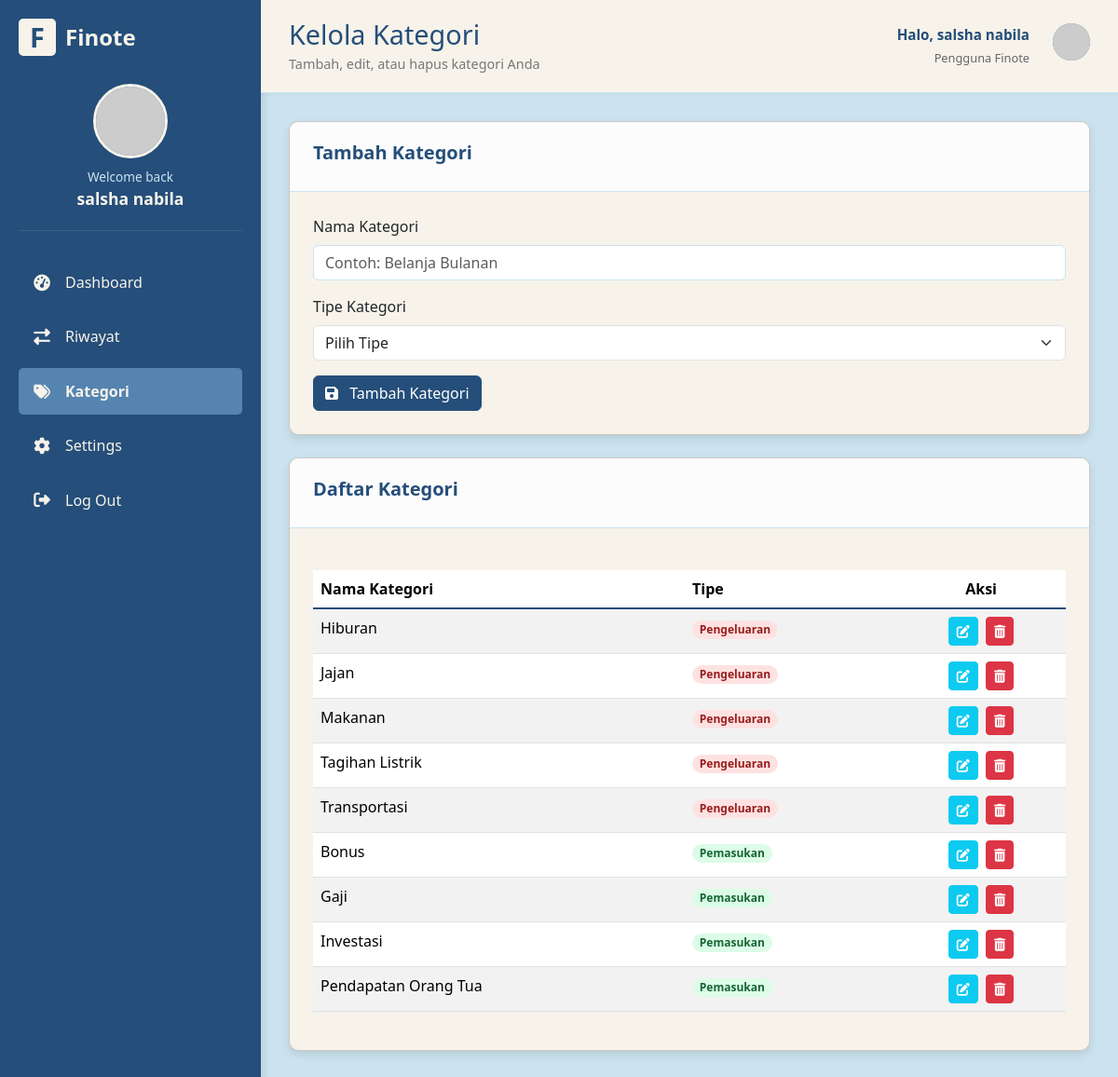
/categories.php (signed in), run on the app's committed database.
### tables this page shows
CREATE TABLE `categories` (
  `id` int UNSIGNED NOT NULL,
  `user_id` int UNSIGNED DEFAULT NULL,
  `name` varchar(100) NOT NULL,
  `type` enum('income','expense') NOT NULL,
  `created_at` timestamp NULL DEFAULT CURRENT_TIMESTAMP
);

### categories.php (the view, shortened to what this page needs)
<?php
require_once 'config.php';
$user_id = $_SESSION['id'];
$username = $_SESSION['username'];
$edit_id = null;
$current_category_name = '';
$categories_list = [];
$sql_list = "SELECT id, name, type FROM categories WHERE user_id = ? OR user_id IS NULL ORDER BY type DESC, name ASC";
if ($stmt_list = $conn->prepare($sql_list)) {
    $stmt_list->bind_param('i', $user_id);
    $stmt_list->execute();
    $result_list = $stmt_list->get_result();
    while ($row_list = $result_list->fetch_assoc()) {
        $categories_list[] = $row_list;
    }
}
?>
<!DOCTYPE html>
<html lang="id">
<head>
    <link href="https://cdn.jsdelivr.net/npm/bootstrap@5.3.3/dist/css/bootstrap.min.css" rel="stylesheet">
    <link rel="stylesheet" href="https://cdnjs.cloudflare.com/ajax/libs/font-awesome/6.5.2/css/all.min.css" />
</head>
<body>
    <div class="sidebar">
        <div class="logo">
            <div class="logo-icon">F</div>
            <span>Finote</span>
        </div>
        <div class="profile">
            <div class="avatar">
                <img src="https://www.gravatar.com/avatar/<?php echo md5(strtolower(trim($username))); ?>?d=identicon&s=80" alt="Profile">
            </div>
            <span class="welcome">Welcome back</span>
            <span class="name"><?php echo htmlspecialchars($username); ?></span>
        </div>
        <ul class="menu">
            <li class="menu-item">
                <a href="dashboard.php">
                    <span class="menu-icon"><i class="fas fa-tachometer-alt"></i></span>
                    <span>Dashboard</span>
                </a>
            </li>
            <li class="menu-item">
                <a href="transaction_history.php">
                    <span class="menu-icon"><i class="fas fa-exchange-alt"></i></span>
                    <span>Riwayat</span>
                </a>
            </li>
            <li class="menu-item active">
                <a href="categories.php">
                    <span class="menu-icon"><i class="fas fa-tags"></i></span>
                    <span>Kategori</span>
                </a>
            </li>
            <li class="menu-item">
                <a href="settings.php">
                    <span class="menu-icon"><i class="fas fa-cog"></i></span>
                    <span>Settings</span>
                </a>
            </li>
            <li class="menu-item">
                <a href="logout.php">
                    <span class="menu-icon"><i class="fas fa-sign-out-alt"></i></span>
                    <span>Log Out</span>
                </a>
            </li>
        </ul>
    </div>
    <div class="main-content">
        <div class="header">
            <div class="title">
                <h1>Kelola Kategori</h1>
                <div class="subtitle">Tambah, edit, atau hapus kategori Anda</div>
            </div>
            <div class="header-right">
                <div class="user-info">
                    <p>Halo, <?php echo htmlspecialchars($username); ?></p>
                    <span>Pengguna Finote</span>
                </div>
                <div class="avatar" style="width: 40px; height: 40px;">
                    <img src="https://www.gravatar.com/avatar/<?php echo md5(strtolower(trim($username))); ?>?d=identicon&s=40" alt="User">
                </div>
            </div>
        </div>
        <div class="content">
            <div class="card mb-4">
                <div class="card-header">
                    <div class="card-title"><?php echo ($edit_id ? 'Edit' : 'Tambah'); ?> Kategori</div>
                </div>
                <div class="card-content">
                    <form action="<?php echo htmlspecialchars($_SERVER['PHP_SELF']); ?>" method="post">
                        <div class="mb-3">
                            <label for="name" class="form-label">Nama Kategori</label>
                            <input type="text" class="form-control" id="name" name="name" value="<?php echo htmlspecialchars($current_category_name); ?>" placeholder="Contoh: Belanja Bulanan">
                        </div>
                        <div class="mb-3">
                            <label for="type" class="form-label">Tipe Kategori</label>
                            <select class="form-select" id="type" name="type">
                                <option value="">Pilih Tipe</option>
                            </select>
                        </div>
                        <button type="submit" class="btn btn-primary"><i class="fas fa-save me-2"></i> <?php echo ($edit_id ? 'Perbarui' : 'Tambah'); ?> Kategori</button>
                    </form>
                </div>
            </div>
            <div class="card">
                <div class="card-header">
                    <div class="card-title">Daftar Kategori</div>
                </div>
                <div class="card-content">
                    <?php if (empty($categories_list)): ?>
                        <div class="alert alert-info" role="alert">
                            Belum ada kategori yang ditambahkan.
                        </div>
                    <?php else: ?>
                        <div class="table-responsive">
                            <table class="table table-striped table-hover">
                                <thead>
                                    <tr>
                                        <th>Nama Kategori</th>
                                        <th>Tipe</th>
                                        <th class="text-center">Aksi</th>
                                    </tr>
                                </thead>
                                <tbody>
                                    <?php foreach ($categories_list as $cat): ?>
                                        <tr>
                                            <td><?php echo htmlspecialchars($cat['name']); ?></td>
                                            <td>
                                                <span class="badge rounded-pill <?php echo ($cat['type'] == 'income' ? 'badge-income' : 'badge-expense'); ?>">
                                                    <?php echo ($cat['type'] == 'income' ? 'Pemasukan' : 'Pengeluaran'); ?>
                                                </span>
                                            </td>
                                            <td class="text-center">
                                                <a href="categories.php?action=edit&id=<?php echo $cat['id']; ?>" class="btn btn-sm btn-info text-white me-1" title="Edit"><i class="fas fa-edit"></i></a>
                                                <a href="categories.php?action=delete&id=<?php echo $cat['id']; ?>" class="btn btn-sm btn-danger" title="Hapus" onclick="return confirm('Apakah Anda yakin ingin menghapus kategori ini? Menghapus kategori yang sedang digunakan dalam transaksi akan menyebabkan error.');"><i class="fas fa-trash-alt"></i></a>
                                            </td>
                                        </tr>
                                    <?php endforeach; ?>
                                </tbody>
                            </table>
                        </div>
                    <?php endif; ?>
                </div>
            </div>
        </div>
    </div>
</body>
</html>

### categories.php (style rules this page uses)
:root { --color-dark-blue: #254E7A; --color-medium-blue: #5584B0; --color-light-blue: #82C2E6; --color-baby-blue: #CBE3EF; --color-off-white: #F7F3EA; }
body { font-family: 'Segoe UI', Tahoma, Geneva, Verdana, sans-serif; background-color: var(--color-baby-blue); min-height: 100vh; display: flex; }
.sidebar { width: 280px; background-color: var(--color-dark-blue); color: var(--color-off-white); padding: 20px; box-shadow: 2px 0 10px rgba(0,0,0,0.1); }
.logo { display: flex; align-items: center; gap: 10px; margin-bottom: 30px; font-size: 1.5rem; font-weight: bold; }
.logo-icon { width: 40px; height: 40px; background-color: var(--color-off-white); color: var(--color-dark-blue); display: flex; align-items: center; justify-content: center; border-radius: 5px; font-weight: bold; font-size: 1.2em; }
.profile { display: flex; flex-direction: column; align-items: center; margin-bottom: 30px; padding-bottom: 20px; border-bottom: 1px solid rgba(255,255,255,0.1); }
.avatar { width: 80px; height: 80px; border-radius: 50%; background-color: var(--color-medium-blue); margin-bottom: 10px; overflow: hidden; border: 3px solid var(--color-off-white); }
.avatar img { width: 100%; height: 100%; object-fit: cover; }
.welcome { font-size: 0.85rem; color: var(--color-baby-blue); }
.name { font-weight: 600; font-size: 1.1rem; color: var(--color-off-white); }
.menu { list-style: none; padding: 0; margin: 0; }
.menu-item { display: flex; align-items: center; padding: 12px 15px; border-radius: 5px; margin-bottom: 8px; cursor: pointer; transition: background-color 0.3s, color 0.3s; }
.menu-item.active { background-color: var(--color-medium-blue); color: var(--color-off-white); font-weight: 600; }
.menu-item a { color: inherit; text-decoration: none; display: flex; align-items: center; width: 100%; }
.menu-icon { margin-right: 15px; width: 20px; text-align: center; font-size: 1.1em; }
.main-content { flex: 1; display: flex; flex-direction: column; }
.header { background-color: var(--color-off-white); padding: 20px 30px; border-bottom: 1px solid var(--color-baby-blue); display: flex; justify-content: space-between; align-items: center; box-shadow: 0 1px 5px rgba(0,0,0,0.05); }
.title h1 { font-size: 1.8rem; margin-bottom: 3px; color: var(--color-dark-blue); }
.subtitle { font-size: 0.9rem; color: #777; }
.header-right { display: flex; align-items: center; gap: 25px; }
.user-info { text-align: right; }
.user-info p { font-size: 0.95rem; font-weight: 600; color: var(--color-dark-blue); margin-bottom: 0; }
.user-info span { font-size: 0.8em; color: #666; }
.header .avatar { width: 40px; height: 40px; border: none; }
.content { padding: 30px; flex: 1; overflow-y: auto; }
.card { background-color: var(--color-off-white); border-radius: 10px; box-shadow: 0 4px 10px rgba(0, 0, 0, 0.1); overflow: hidden; margin-bottom: 30px; }
.card-header { padding: 18px 25px; border-bottom: 1px solid var(--color-baby-blue); background-color: #fcfcfc; display: flex; justify-content: space-between; align-items: center; }
.card-title { font-size: 1.25rem; font-weight: 600; color: var(--color-dark-blue); }
.card-content { padding: 25px; }
.form-control { border-color: var(--color-baby-blue); }
.btn-primary { background-color: var(--color-dark-blue); border-color: var(--color-dark-blue); transition: background-color 0.3s ease; }
.table-striped tbody tr:nth-of-type(odd) { background-color: var(--color-baby-blue); }
.table thead { background-color: var(--color-medium-blue); color: var(--color-off-white); }
.table thead th { border-bottom: 2px solid var(--color-dark-blue); }
.table tbody tr { transition: background-color 0.2s ease; }
.table-responsive { margin-top: 20px; }
.badge-income { background-color: #dcfce7; color: #166534; }
.badge-expense { background-color: #fee2e2; color: #991b1b; }

### data on the page
categories: name "Hiburan", type "Pengeluaran"
categories: name "Jajan", type "Pengeluaran"
categories: name "Makanan", type "Pengeluaran"
categories: name "Tagihan Listrik", type "Pengeluaran"
categories: name "Transportasi", type "Pengeluaran"
categories: name "Bonus", type "Pemasukan"
categories: name "Gaji", type "Pemasukan"
categories: name "Investasi", type "Pemasukan"
categories: name "Pendapatan Orang Tua", type "Pemasukan"

### other printed values
$username "salsha nabila"
